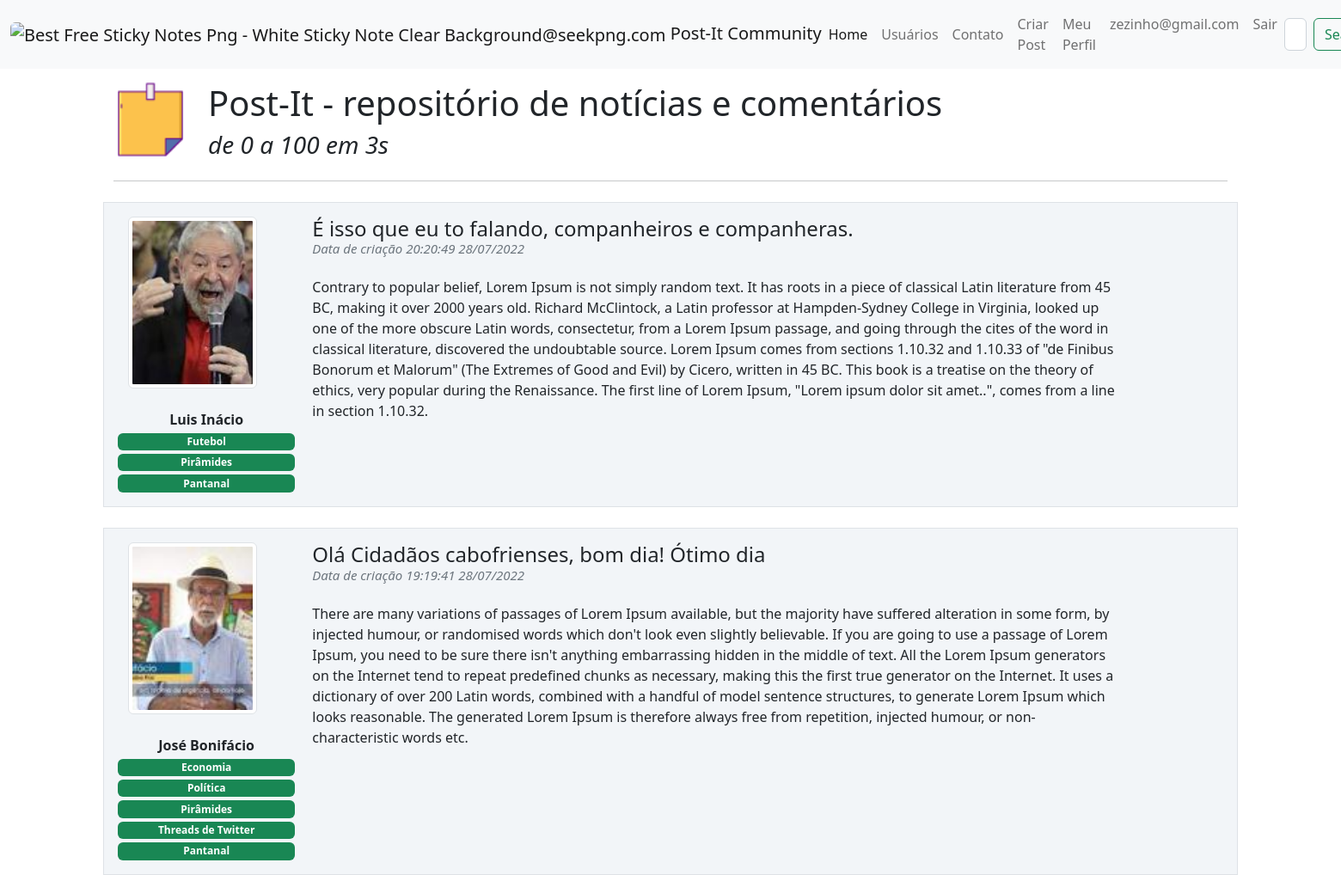
/ (signed in), run on the app's committed database.
### post_it/models.py (models this page shows, shortened)
class Usuario(database.Model, UserMixin):
    id = database.Column(database.Integer, primary_key=True)
    username = database.Column(database.String, nullable=False)
    senha = database.Column(database.String, nullable=False)
    email = database.Column(database.String, nullable=False, unique=True)
    foto_perfil = database.Column(database.String, default='default.png')
    posts = database.relationship('Post', backref='author', lazy=True)
    interesses = database.Column(database.String, nullable=False, default='Não informado')

class Post(database.Model):
    id = database.Column(database.Integer, primary_key=True)
    titulo = database.Column(database.String, nullable=False)
    corpo = database.Column(database.Text, nullable=False)
    data_criacao = database.Column(database.DateTime, nullable=False, default=datetime.utcnow())
    id_usuario = database.Column(database.Integer, database.ForeignKey('usuario.id'), nullable=False)
    resposta = database.relationship('Resposta', backref='post', lazy=True)

### post_it/routes.py (the view)
@app.route('/')
def home():
    posts = Post.query.order_by(Post.id.desc())
    return render_template('home.html', posts=posts)

### post_it/models.py (called while the page is built)
@login_manager.user_loader
def load_user(id_usuario):
    usuario = Usuario.query.get(int(id_usuario))
    return usuario

### post_it/templates/home.html (shortened to what this page needs)
{% extends 'base.html'%}
{% block body%}
<div class="container">
        <div class="row">
            <div class="col col-1 mt-3">
                <img class="img-fluid" height="100" width="100">
            </div>
            <div class="col col-9">
            <h1 class="mt-3" style="text-align-left">
                Post-It - repositório de notícias e comentários
            </h1>
                <h3> <i>de 0 a 100 em 3s</i></h3>
            </div>
        </div>
    <hr>
    {% for post in posts %}
    <div class = "row border mt-4 p-3 meupost">
        <div class = "col col-2 text-center">
            <div class="image pe-2">
               <img src="{{ url_for('static', filename='fotos_perfil/{}'.format(post.author.foto_perfil))}}" alt="{{ url_for('static', filename='fotos_perfil/{}'.format('default.png'))}}" class="box-foto-post img-thumbnail rounded"  >
                <br></b><strong>{{ post.author.username}}</strong><br>
                <div class="row justify-content-center">
                {% for interesse in post.author.interesses.split(';') %}
                    <span class="badge bg-success mt-1">{{ interesse }}</span>
                {% endfor %}
                </div>
            </div>
        </div>
        <div class = "col col-9">
            <a style="text-decoration:none; color:inherit" href="{{ url_for('exibir_post', post_id=post.id) }}">
                <h4>{{post.titulo}}
                    <small class="text-muted d-flex align-items-start" style="font-size: 15px">
                        <p class="fst-italic">Data de criação {{post.data_criacao.strftime('%H:%M:%S %d/%m/%Y')}}</p>
                    </small>
                </h4>
            </a>
            <p class="justify-content-center">{{ post.corpo }}</p>
        </div>
    </div>
    {% endfor %}
</div>
{% endblock%}

### post_it/templates/navbar.html (shortened to what this page needs)
<nav class="navbar navbar-expand-lg bg-light">
  <div class="container-fluid">
    <a class="navbar-brand" href="{{ url_for('home') }}">
      <img class='img-fluid rounded' height="40" width="40"  src="https://www.seekpng.com/png/detail/12-123414_best-free-sticky-notes-png-white-sticky-note.png" alt="Best Free Sticky Notes Png - White Sticky Note Clear Background@seekpng.com">
      Post-It Community</a>
    <div class="collapse navbar-collapse" id="navbarSupportedContent">
      <ul class="navbar-nav me-auto mb-2 mb-lg-0">
        <li class="nav-item">
          <a class="nav-link active" aria-current="page" href="{{ url_for('home') }}">Home</a>
        </li>
        <li class="nav-item">
          <a class="nav-link" href="{{ url_for('users') }}">Usuários</a>
        </li>
        <li class="nav-item">
          <a class="nav-link" href="{{ url_for('contato') }}">Contato</a>
        </li>
      </ul>
      {% if current_user.is_authenticated %}
       <ul class="navbar-nav d-flex">
          <li class="nav-item">
            <a class="nav-link" href="{{ url_for('criar_post')}}">Criar Post</a>
          </li>
         <li class="nav-item">
            <a class="nav-link" href="{{ url_for('perfil')}}">Meu Perfil</a>
          </li>
         <li class="nav-item">
           <a class="nav-link fw-light" >{{ current_user.email }}</a>
         </li>
         <li class="nav-item">
            <a class="nav-link" href="{{ url_for('sair')}}">Sair</a>
          </li>
        </ul>
      {% endif %}
      <form class="d-flex" role="search">
        <input class="form-control me-2" type="search" placeholder="Search" aria-label="Search">
        <button class="btn btn-outline-success" type="submit">Search</button>
      </form>
    </div>
  </div>
</nav>

### post_it/static/main.css (style rules this page uses)
.meupost { background: #f2f5f8 !important; }
.box-foto-post { max-width:100%; width: 150px; height: 200px; object-fit: cover; display: block; }

### data on the page
Usuario: email "zezinho@gmail.com"
Post: foto_perfil (picture), author.username "Luis Inácio", interesse "Futebol" "Pirâmides" "Pantanal", titulo "É isso que eu to falando, companheiros e companheras.", data_criacao "20:20:49 28/07/2022", corpo "Contrary to popular belief, Lorem Ipsum is not simply random text. It has roots in a piece of classical Latin literature from 45 BC, making it over 2000 years old. Richard McClintock, a Latin professor at Hampden-Sydney College in Virginia, looked up one of the more obscure Latin words, consectetur, from a Lorem Ipsum passage, and going through the cites of the word in classical literature, discovered the undoubtable source. Lorem Ipsum comes from sections 1.10.32 and 1.10.33 of \"de Finibus Bonorum et Malorum\" (The Extremes of Good and Evil) by Cicero, written in 45 BC. This book is a treatise on the theory of ethics, very popular during the Renaissance. The first line of Lorem Ipsum,…"
Post: foto_perfil (picture), author.username "José Bonifácio", interesse "Economia" "Política" "Pirâmides" "Threads de Twitter" "Pantanal", titulo "Olá Cidadãos cabofrienses, bom dia! Ótimo dia", data_criacao "19:19:41 28/07/2022", corpo "There are many variations of passages of Lorem Ipsum available, but the majority have suffered alteration in some form, by injected humour, or randomised words which don't look even slightly believable. If you are going to use a passage of Lorem Ipsum, you need to be sure there isn't anything embarrassing hidden in the middle of text. All the Lorem Ipsum generators on the Internet tend to repeat predefined chunks as necessary, making this the first true generator on the Internet. It uses a dictionary of over 200 Latin words, combined with a handful of model sentence structures, to generate Lorem Ipsum which looks reasonable. The generated Lorem Ipsum is therefore always free from…"
